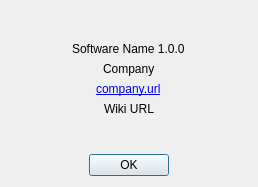
<?xml version="1.0" encoding="UTF-8"?>
<ui version="4.0">
 <class>AboutDialog</class>
 <widget class="QDialog" name="AboutDialog">
  <property name="geometry">
   <rect>
    <x>0</x>
    <y>0</y>
    <width>258</width>
    <height>187</height>
   </rect>
  </property>
  <property name="windowTitle">
   <string>About</string>
  </property>
  <layout class="QVBoxLayout" name="verticalLayout">
   <item>
    <layout class="QVBoxLayout" name="verticalLayout_2">
     <item>
      <spacer name="verticalSpacer_2">
       <property name="orientation">
        <enum>Qt::Vertical</enum>
       </property>
       <property name="sizeHint" stdset="0">
        <size>
         <width>20</width>
         <height>40</height>
        </size>
       </property>
      </spacer>
     </item>
     <item alignment="Qt::AlignHCenter">
      <widget class="QLabel" name="label_application">
       <property name="text">
        <string>Software Name 1.0.0</string>
       </property>
      </widget>
     </item>
     <item alignment="Qt::AlignHCenter">
      <widget class="QLabel" name="label_company_name">
       <property name="text">
        <string>Company</string>
       </property>
      </widget>
     </item>
     <item alignment="Qt::AlignHCenter">
      <widget class="QLabel" name="label_company_url">
       <property name="text">
        <string>&lt;a href=&quot;someurl.com&quot;&gt;company.url&lt;/a&gt;</string>
       </property>
       <property name="openExternalLinks">
        <bool>true</bool>
       </property>
      </widget>
     </item>
     <item alignment="Qt::AlignHCenter">
      <widget class="QLabel" name="label_wiki_url">
       <property name="text">
        <string>Wiki URL</string>
       </property>
       <property name="openExternalLinks">
        <bool>true</bool>
       </property>
      </widget>
     </item>
     <item>
      <spacer name="verticalSpacer">
       <property name="orientation">
        <enum>Qt::Vertical</enum>
       </property>
       <property name="sizeHint" stdset="0">
        <size>
         <width>20</width>
         <height>40</height>
        </size>
       </property>
      </spacer>
     </item>
    </layout>
   </item>
   <item>
    <layout class="QHBoxLayout" name="horizontalLayout_2">
     <item>
      <spacer name="horizontalSpacer">
       <property name="orientation">
        <enum>Qt::Horizontal</enum>
       </property>
       <property name="sizeHint" stdset="0">
        <size>
         <width>40</width>
         <height>20</height>
        </size>
       </property>
      </spacer>
     </item>
     <item>
      <widget class="QPushButton" name="pushButtonOk">
       <property name="text">
        <string>OK</string>
       </property>
      </widget>
     </item>
     <item>
      <spacer name="horizontalSpacer_2">
       <property name="orientation">
        <enum>Qt::Horizontal</enum>
       </property>
       <property name="sizeHint" stdset="0">
        <size>
         <width>40</width>
         <height>20</height>
        </size>
       </property>
      </spacer>
     </item>
    </layout>
   </item>
  </layout>
 </widget>
 <resources/>
 <connections/>
</ui>
